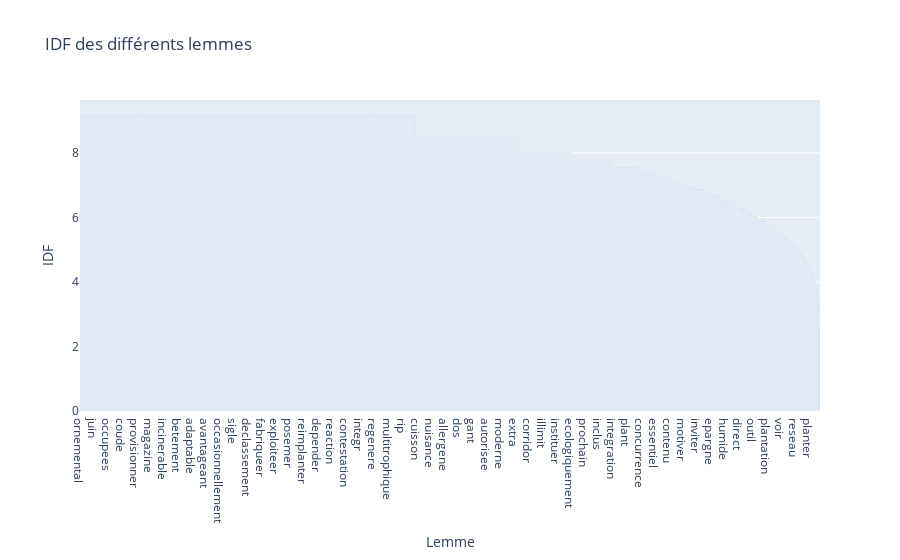

This figure's notebook cell:
### Code cell
#nbLemmesAfficher = 20
fig = px.bar(idf.loc[:,:], x = 'Lemme', y = 'IDF',
title = "IDF des différents lemmes")
fig.show()

### Figure 1 — Plotly figure (JSON) as saved in the notebook; plotly's stock layout.template omitted (floating-point values rounded to 4 significant figures; data arrays with more than 128 entries replaced by an {"elided": "..."} marker saying what was removed)
{"data": [{"alignmentgroup": "True", "hovertemplate": "Lemme=%{x}<br>IDF=%{y}<extra></extra>", "legendgroup": "", "marker": {"color": "#636efa", "pattern": {"shape": ""}}, "name": "", "offsetgroup": "", "orientation": "v", "showlegend": false, "textposition": "auto", "type": "bar", "x": {"elided": "7231 str values"}, "xaxis": "x", "y": {"elided": "7231 float values"}, "yaxis": "y"}], "layout": {"barmode": "relative", "legend": {"tracegroupgap": 0}, "title": {"text": "IDF des différents lemmes"}, "xaxis": {"anchor": "y", "domain": [0, 1], "title": {"text": "Lemme"}}, "yaxis": {"anchor": "x", "domain": [0, 1], "title": {"text": "IDF"}}}}
